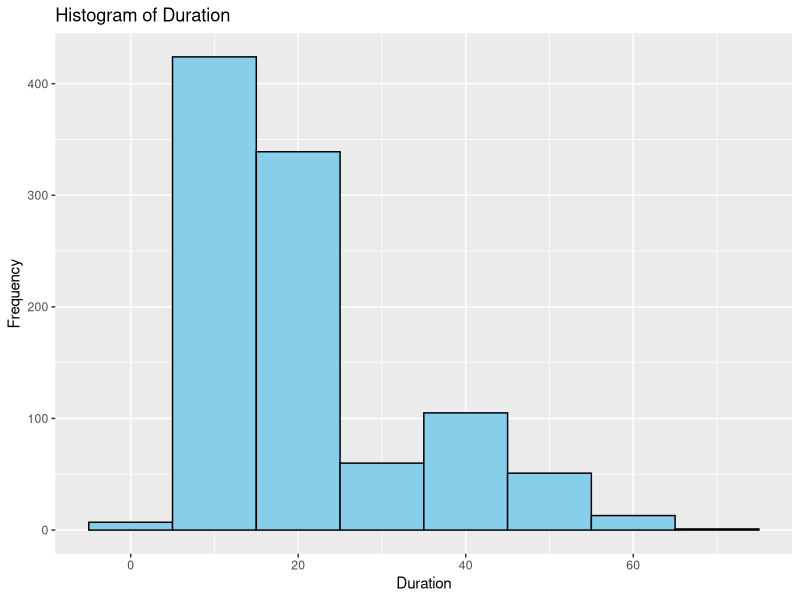
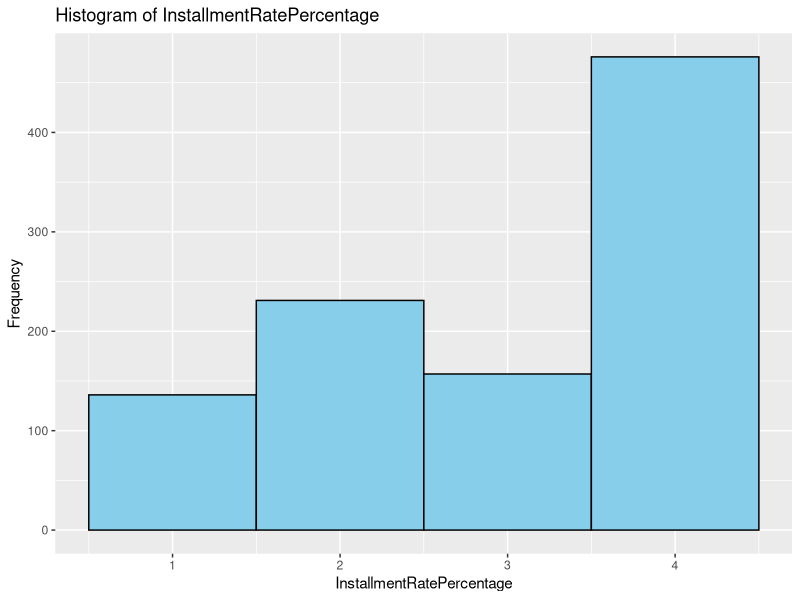
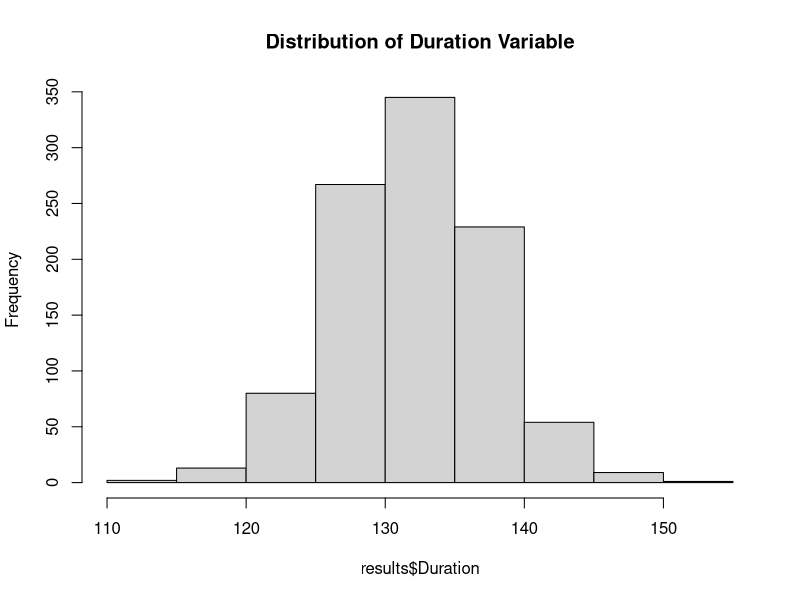
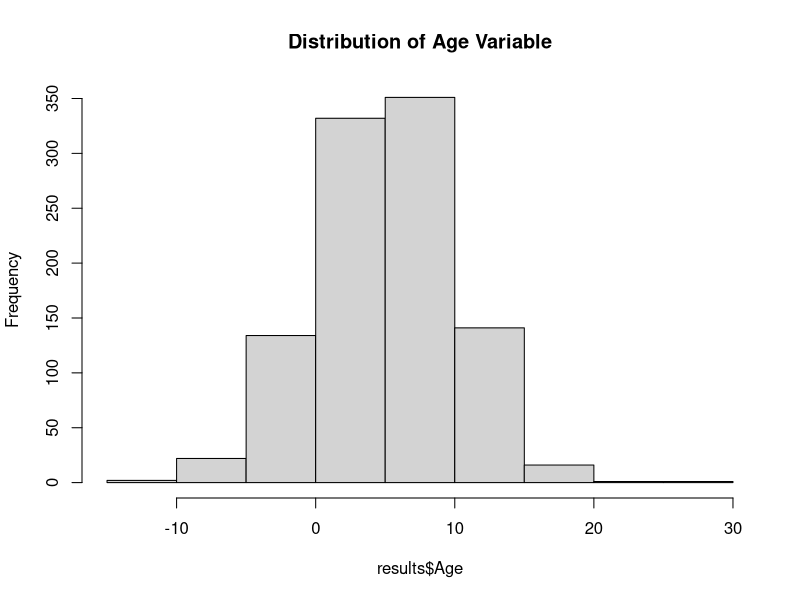
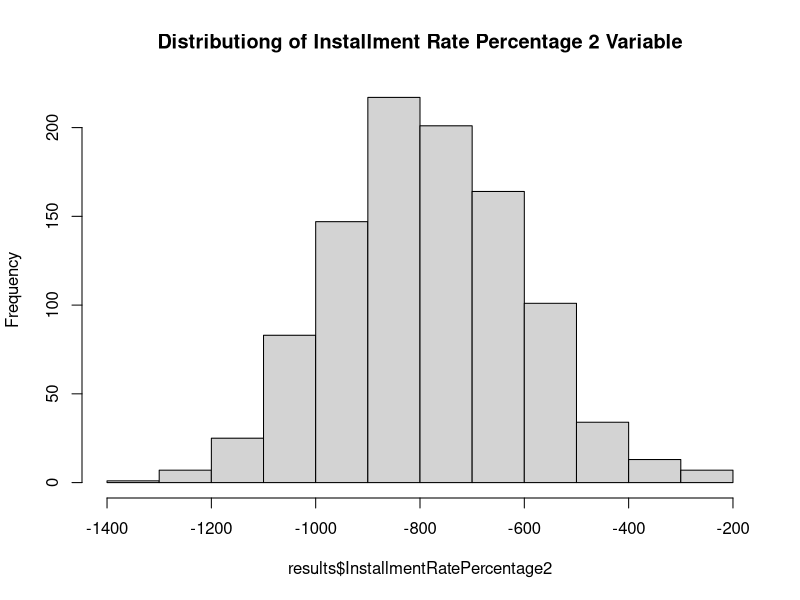
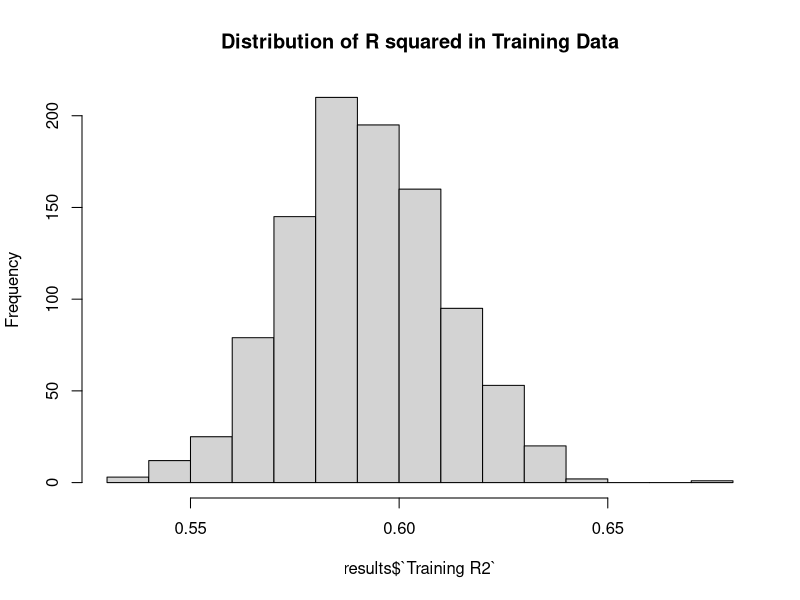
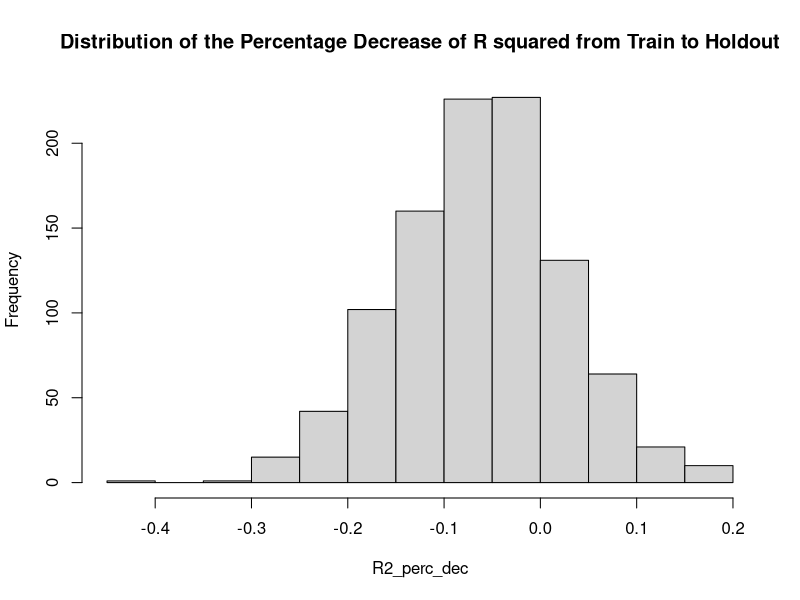

Write the R code that produced these figures, in order.
## ---- chunk 1
knitr::opts_chunk$set(echo = TRUE)
## ---- chunk 2
#install.packages("caret")
library(caret)
data("GermanCredit")

## ---- chunk 3
str(GermanCredit)
## ---- chunk 4
head(GermanCredit)
## ---- chunk 5
summary(GermanCredit)
## ---- chunk 6
dat <- subset(GermanCredit, select = -c(Class))
## ---- chunk 7
##Recurssive Feature Elimination
library(randomForest)

X <- GermanCredit[, -2]  
y <- GermanCredit[, 2]

#control parameters for rfe
ctrl <- rfeControl(functions = rfFuncs, method = "cv", number = 5)
num_features <- 20

# rfe <- rfe(X, y, sizes = c(1:ncol(X)), rfeControl = ctrl, subsetSize = num_features)
# print(rfe)
# plot(rfe)

#Duration, InstallmentRatePercentage, Purpose.UsedCar, Job.Management.SelfEmp.HighlyQualified, Telephone top 5 variables top 5 variables 


ggplot(GermanCredit, aes(x = Duration)) +
  geom_histogram(binwidth = 10, fill = "skyblue", color = "black") +
  labs(title = "Histogram of Duration", x = "Duration", y = "Frequency")

ggplot(GermanCredit, aes(x = InstallmentRatePercentage)) +
  geom_histogram(binwidth = 1, fill = "skyblue", color = "black") +
  labs(title = "Histogram of InstallmentRatePercentage", x = "InstallmentRatePercentage", y = "Frequency")

selected_data<- new_df <- GermanCredit[, c("Amount", "Duration", "Age", "InstallmentRatePercentage", "Purpose.UsedCar", "Purpose.NewCar", "Purpose.Furniture.Equipment", "Purpose.Radio.Television", "Purpose.DomesticAppliance", "Purpose.Repairs", "Purpose.Education", "Purpose.Retraining", "Purpose.Business", "Job.Management.SelfEmp.HighlyQualified", "Job.UnemployedUnskilled", "Job.UnskilledResident", "Housing.Rent", "Housing.Own", "Telephone", "Property.RealEstate", "Property.Insurance", "Property.CarOther")]
#"Job.SkilledEmployee", "Housing.ForFree" removed due to singularities 


## ---- chunk 8
selected_data$InstallmentRatePercentage<- as.factor(selected_data$InstallmentRatePercentage)
str(selected_data)
# Linear model with reduced variables as independent
lm1 <- lm(Amount ~ ., data = selected_data)
summary(lm1)

## ---- chunk 9
# Initialize table to save Coefficients, Training R squared, Predictions R Squared
results <- data.frame(matrix(NA, nrow = 1000, ncol = 26))
column_names <- c(names(lm1$coefficients), 'Training R2', 'Predictions R2')
colnames(results) <- column_names

reps <- 1000

for (i in 1:reps) {
  # Set seed for reproducibility
  set.seed(i)
  
  # Create a train/test split
  index <- createDataPartition(selected_data$Amount, p = 0.632, list = FALSE)
  
  # Create training set
  train_data <- selected_data[index, ]
  # Create testing set
  test_data <- selected_data[-index, ]
  
  # Create linear model from train data
  linmod <- lm(Amount ~ ., data = train_data)

  # Store Results
  results[i,1:24] <- coef(linmod)
  results[i,25] <- summary(linmod)$r.squared
  results[i,26] <- cor(test_data$Amount, predict(linmod, newdata = test_data))^2
}


View(results)

## ---- chunk 10
# Distribution of 'Duration'
hist(results$Duration, main = 'Distribution of Duration Variable')

# Distribution of 'Age'
hist(results$Age, main = 'Distribution of Age Variable')

# Distribution of 'InstallmentRatePercentage2'
hist(results$InstallmentRatePercentage2, main = 'Distributiong of Installment Rate Percentage 2 Variable')

## ---- chunk 11
hist(results$`Training R2`, main = 'Distribution of R squared in Training Data')

## ---- chunk 12
R2_perc_dec <- (results$`Predictions R2`- results$`Training R2` )/results$`Training R2`

results <- cbind(results,R2_perc_dec)
  
mean(R2_perc_dec)
hist(R2_perc_dec, main = 'Distribution of the Percentage Decrease of R squared from Train to Holdout')
print(results[,25:27])

## ---- chunk 13
coeff_means <- sapply(results[,1:24], mean)
print(coeff_means)
## ---- chunk 14
coeff_sd <- sapply(results[,1:24], sd)
print(coeff_sd)

## ---- chunk 15
# Original step 2 coefficients
coeff_full <- coef(lm1)

print(coeff_full)

# Percent Difference Calculation
perc_diff <- (coeff_means-coeff_full)/coeff_full * 100

print(sort(perc_diff))

# Comparing positive vs negative percent differences

## ---- chunk 16
# Sort coefficients from least to greatest
sorted_coeff <- order(coeff_means)
print(sort(coeff_means))
# Initialize matrix with coefficients sorted from least to greatest
rep_CI <- matrix(nrow = 24, ncol = 2)
colnames(rep_CI) <- c("2.5%", "97.5%")
rownames(rep_CI) <- names(sort(coeff_means))
  
# Values 2.5% to 97.5% -> 95% CI
confidence_level <- 0.95

# rep_CI index
j <- 1

# Compute Confidence Intervals
for (i in sorted_coeff) {
  # Standard Error of the Mean
  se <- coeff_sd[i] / sqrt(length(train_data))
  
  # Margin of Error
  margin_of_error <- qt((1 + confidence_level) / 2, df = length(train_data) - 1) * se
    # qt = quantile function
  
  # Calculate lower bound
  rep_CI[j,1] <- coeff_means[i] - margin_of_error
  
  # Calculate upper bound
  rep_CI[j,2] <- coeff_means[i] + margin_of_error

  # increment matrix index
  j <- j + 1
}

## ---- chunk 17
# Calculate the widths of the CI 
rep_CI_widths <- (rep_CI[,2] - rep_CI[,1])*sqrt(.632)
print(rep_CI_widths)

## ---- chunk 18
full_CI <- confint(lm1)
# print(full_CI)
full_CI_widths <- full_CI[,2] - full_CI[,1]
print(full_CI_widths)
## ---- chunk 19
# Repeated CI's that are tighter than full CI's
tighter <- sum(rep_CI_widths < full_CI_widths)

# Repeated CI's that are wider than full CI's
wider <- 24 - tighter

print(c(tighter, wider))

CI_results<- cbind(rep_CI[,1:2], rep_CI_widths, full_CI[,1:2], full_CI_widths)

print(CI_results)

